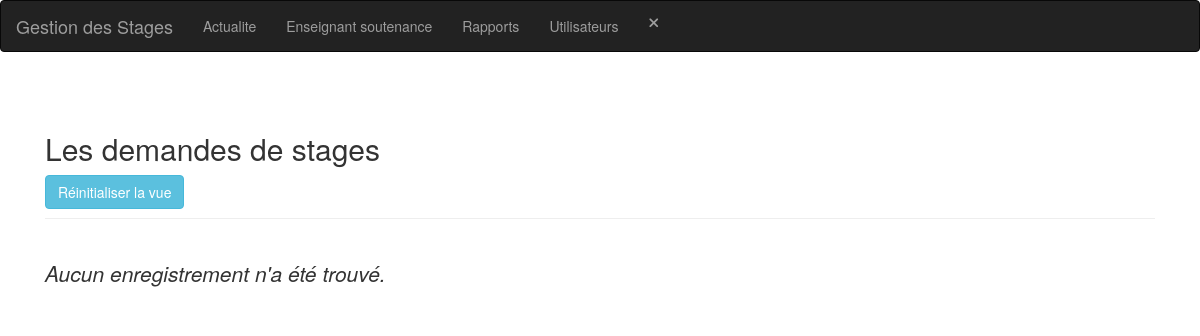
Page /demande_stage-index.php (signed in) on the earlier database version.
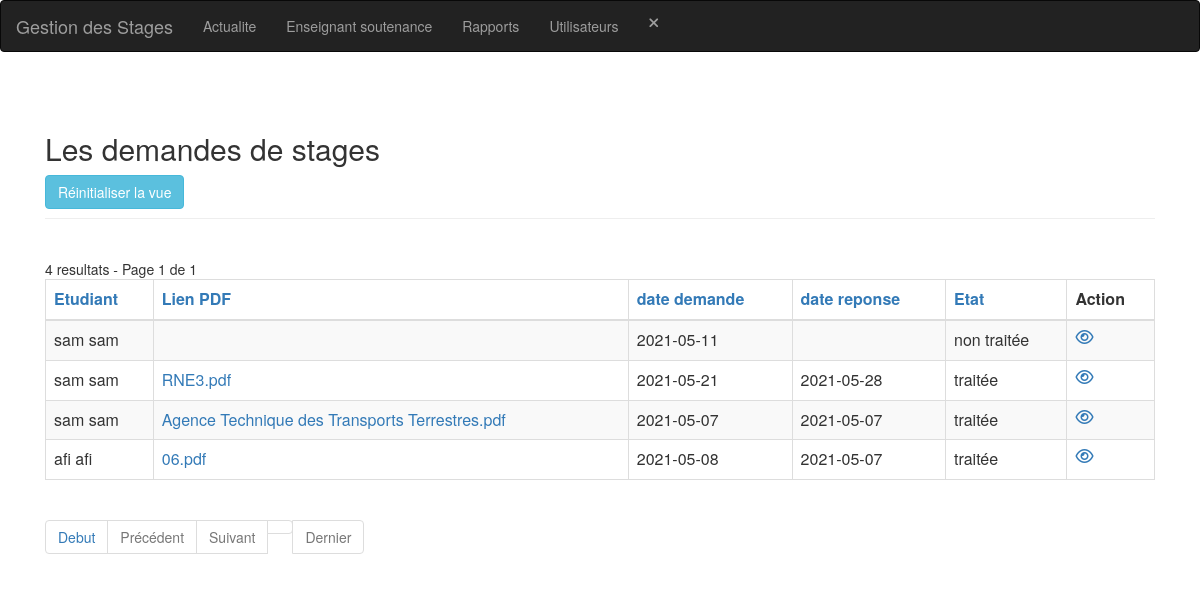
Same page on the later database version.
### tables this page shows
CREATE TABLE IF NOT EXISTS `demande_stage` (
  `id` int(11) NOT NULL AUTO_INCREMENT,
  `id_etudiant` int(11) NOT NULL,
  `nom_pdf` varchar(250) NOT NULL,
  `date_demande` varchar(15) NOT NULL,
  `date_reponse` varchar(15) NOT NULL,
  `etat` int(11) NOT NULL,
  PRIMARY KEY (`id`),
  KEY `demande_stage_ibfk_1` (`id_etudiant`)
);

CREATE TABLE IF NOT EXISTS `utilisateur` (
  `id` int(11) NOT NULL AUTO_INCREMENT,
  `nom` varchar(30) NOT NULL,
  `prenom` varchar(30) NOT NULL,
  `tel` int(30) NOT NULL,
  `email` varchar(50) NOT NULL,
  `adresse` varchar(50) NOT NULL,
  `cin` varchar(10) NOT NULL,
  `login` varchar(30) NOT NULL,
  `pwd` varchar(30) NOT NULL,
  `approuver` int(11) NOT NULL,
  `type` int(11) NOT NULL,
  PRIMARY KEY (`id`),
  UNIQUE KEY `login` (`login`)
);

### config.php (called while the page is built, shortened)
<?php
$no_of_records_per_page = 8;

### function.php (called while the page is built)
<?php
function getEtudiantName($link, $id)
{
    $nom = '';
    $sql = "SELECT nom,prenom FROM utilisateur WHERE id = $id";
    if ($stmt = mysqli_prepare($link, $sql)) {
        if (mysqli_stmt_execute($stmt)) {
            $result = mysqli_stmt_get_result($stmt);
            if (mysqli_num_rows($result) == 1) {
                $row = mysqli_fetch_array($result, MYSQLI_ASSOC);
                $nom = $row["nom"] . ' ' . $row["prenom"];
            }
        }
    }
    return $nom;
}
function getEtat($etat)
{
    if ($etat) {
        return 'traitée';
    } else {
        return 'non traitée';
    }
}

### demande_stage-index.php (the view, shortened to what this page needs)
<?php
include_once('header.php');
include_once('navbar.php');
include_once('function.php');
?>
<section class="pt-5">
    <div class="container-fluid">
        <div class="row">
            <div class="col-md-12">
                <div class="page-header clearfix">
                    <h2 class="float-left">Les demandes de stages</h2>
                    <a href="demande_stage-index.php" class="btn btn-info float-right mr-2">Réinitialiser la vue</a>
                </div>
                <br>
                <?php
                require_once "config.php";
                $domain     = $_SERVER['HTTP_HOST'];
                $script   = $_SERVER['SCRIPT_NAME'];
                $parameters   = $_SERVER['QUERY_STRING'];
                $protocol = strpos(strtolower($_SERVER['SERVER_PROTOCOL']), 'https')
                    === FALSE ? 'http' : 'https';
                $currenturl = $protocol . '://' . $domain . $script . '?' . $parameters;
                if (isset($_GET['pageno'])) {
                    $pageno = $_GET['pageno'];
                } else {
                    $pageno = 1;
                }
                $offset = ($pageno - 1) * $no_of_records_per_page;
                $total_pages_sql = "SELECT COUNT(*) FROM demande_stage";
                $result = mysqli_query($link, $total_pages_sql);
                $total_rows = mysqli_fetch_array($result)[0];
                $total_pages = ceil($total_rows / $no_of_records_per_page);
                $order = 'id';
                $sort = 'desc';
                $wheresql = '';
                $sql = "SELECT * FROM demande_stage " . $wheresql . " ORDER BY $order $sort LIMIT $offset, $no_of_records_per_page";
                $count_pages = "SELECT * FROM demande_stage " . $wheresql;
                if (!empty($_GET['search'])) {
                    $search = ($_GET['search']);
                    $sql = "SELECT * FROM demande_stage
                            WHERE CONCAT (id_etudiant,nom_pdf,date_demande,date_reponse,etat)
                            LIKE '%$search%'
                            ORDER BY $order $sort
                            LIMIT $offset, $no_of_records_per_page";
                    $count_pages = "SELECT * FROM demande_stage
                            WHERE CONCAT (id_etudiant,nom_pdf,date_demande,date_reponse,etat)
                            LIKE '%$search%'
                            ORDER BY $order $sort";
                } else {
                    $search = "";
                }
                if ($result = mysqli_query($link, $sql)) {
                    if (mysqli_num_rows($result) > 0) {
                        if ($result_count = mysqli_query($link, $count_pages)) {
                            $total_pages = ceil(mysqli_num_rows($result_count) / $no_of_records_per_page);
                        }
                        $number_of_results = mysqli_num_rows($result_count);
                        echo " " . $number_of_results . " resultats - Page " . $pageno . " de " . $total_pages;
                        echo "<table class='table table-bordered table-striped'>";
                        echo "<thead>";
                        echo "<tr>";
                        echo "<th><a href=?search=$search&sort=&order=id_etudiant&sort=$sort>Etudiant</th>";
                        echo "<th><a href=?search=$search&sort=&order=nom_pdf&sort=$sort>Lien PDF</th>";
                        echo "<th><a href=?search=$search&sort=&order=date_demande&sort=$sort>date demande</th>";
                        echo "<th><a href=?search=$search&sort=&order=date_reponse&sort=$sort>date reponse</th>";
                        echo "<th><a href=?search=$search&sort=&order=etat&sort=$sort>Etat</th>";
                        echo "<th>Action</th>";
                        echo "</tr>";
                        echo "</thead>";
                        echo "<tbody>";
                        while ($row = mysqli_fetch_array($result)) {
                            echo "<tr>";
                            echo "<td>" . getEtudiantName($link, $row['id_etudiant']) . "</td>";
                            echo "<td><a href='/stages_/stages/demandes/" . $row['nom_pdf'] . "'>" . $row['nom_pdf'] . "</a></td>";
                            echo "<td>" . $row['date_demande'] . "</td>";
                            echo "<td>" . $row['date_reponse'] . "</td>";
                            echo "<td>" . getEtat($row['etat']) . "</td>";
                            echo "<td>";
                            echo "<a href='demande_stage-read.php?id=" . $row['id'] . "' title='Afficher enregistrement' data-toggle='tooltip'><i class='far fa-eye'></i></a>";
                            echo "</td>";
                            echo "</tr>";
                        }
                        echo "</tbody>";
                        echo "</table>";
                ?>
                        <ul class="pagination" align-right>
                            <?php
                            $new_url = preg_replace('/&?pageno=[^&]*/', '', $currenturl);
                            ?>
                            <li class="page-item"><a class="page-link" href="<?php echo $new_url . '&pageno=1' ?>">Debut</a></li>
                            <li class="page-item <?php if ($pageno <= 1) {
                                                        echo 'disabled';
                                                    } ?>">
                                <a class="page-link" href="<?php if ($pageno <= 1) {
                                                                echo '#';
                                                            } else {
                                                                echo $new_url . "&pageno=" . ($pageno - 1);
                                                            } ?>">Précédent</a>
                            </li>
                            <li class="page-item <?php if ($pageno >= $total_pages) {
                                                        echo 'disabled';
                                                    } ?>">
                                <a class="page-link" href="<?php if ($pageno >= $total_pages) {
                                                                echo '#';
                                                            } else {
                                                                echo $new_url . "&pageno=" . ($pageno + 1);
                                                            } ?>">Suivant</a>
                            </li>
                            <li class="page-item <?php if ($pageno >= $total_pages) {
                                                        echo 'disabled';
                                                    } ?>">
                                <a class="page-item"><a class="page-link" href="<?php echo $new_url . '&pageno=' . $total_pages; ?>">Dernier</a>
                            </li>
                        </ul>
                <?php
                    } else {
                        echo "<p class='lead'><em>Aucun enregistrement n'a été trouvé.</em></p>";
                    }
                } else {
                    echo "ERROR: Could not able to execute $sql. " . mysqli_error($link);
                }
                ?>
            </div>
        </div>
    </div>
</section>
<?php
include_once('footer.php');
?>
</body>
</html>

### header.php (shortened to what this page needs)
<html lang="en">
<head>
    <link rel="stylesheet" href="https://maxcdn.bootstrapcdn.com/bootstrap/3.4.1/css/bootstrap.min.css">
</head>
<body>

### navbar.php (shortened to what this page needs)
<nav class="navbar navbar-inverse">
    <div class="container-fluid">
        <div class="navbar-header">
            <a class="navbar-brand" href="index.php">Gestion des Stages</a>
        </div>
        <ul class="nav navbar-nav">
            <li class="nav-item">
                <a href="actualite-index.php" role="button">Actualite</a>
            </li>
            <?php if ($_SESSION['users']['type'] != 1) { ?>
                <li class="nav-item">
                    <a href="enseignant_soutenance-index.php" role="button">Enseignant soutenance</a>
                </li>
            <?php } ?>
            <li class="nav-item">
                <a href="rapport-index.php" role="button">Rapports</a>
            </li>
            <li class="nav-item">
                <a href="utilisateur-index.php" role="button">Utilisateurs</a>
            </li>
            <li class="nav-item">
                <a href="deconnexion.php" role="button">
                    <i class="fas fa-times"></i>
                </a>
            </li>
        </ul>
    </div>
</nav>
<div class="container">

### footer.php
</div>
</body>
</html>

Differences in the rows shown:
added demande_stage: id_etudiant.prenom "sam sam", date_demande "2021-05-11", etat "non traitée"
added demande_stage: id_etudiant.prenom "sam sam", nom_pdf "RNE3.pdf", date_demande "2021-05-21", date_reponse "2021-05-28", etat "traitée"
added demande_stage: id_etudiant.prenom "sam sam", nom_pdf "Agence Technique des Transports Terrestres.pdf", date_demande "2021-05-07", date_reponse "2021-05-07", etat "traitée"
added demande_stage: id_etudiant.prenom "afi afi", nom_pdf "06.pdf", date_demande "2021-05-08", date_reponse "2021-05-07", etat "traitée"
Other differences:
$number_of_results: (not shown) → "4"
$pageno: (not shown) → "1"
$total_pages: (not shown) → "1"
text no longer shown: "Aucun enregistrement n'a été trouvé."
text now shown: "resultats - Page de Etudiant Lien PDF date demande date reponse Etat Action Debut Précédent Suivant Dernier"
